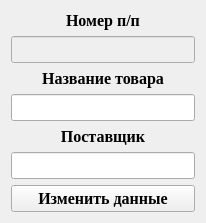
<?xml version="1.0" encoding="UTF-8"?>
<ui version="4.0">
 <class>cmchangedata</class>
 <widget class="QWidget" name="cmchangedata">
  <property name="geometry">
   <rect>
    <x>0</x>
    <y>0</y>
    <width>206</width>
    <height>213</height>
   </rect>
  </property>
  <property name="windowTitle">
   <string>Form</string>
  </property>
  <layout class="QGridLayout" name="gridLayout">
   <item row="2" column="0">
    <widget class="QLabel" name="label">
     <property name="font">
      <font>
       <family>Times New Roman</family>
       <pointsize>12</pointsize>
       <weight>75</weight>
       <bold>true</bold>
      </font>
     </property>
     <property name="text">
      <string>Название товара</string>
     </property>
     <property name="alignment">
      <set>Qt::AlignCenter</set>
     </property>
    </widget>
   </item>
   <item row="4" column="0">
    <widget class="QLabel" name="label_2">
     <property name="font">
      <font>
       <family>Times New Roman</family>
       <pointsize>12</pointsize>
       <weight>75</weight>
       <bold>true</bold>
      </font>
     </property>
     <property name="text">
      <string>Поставщик</string>
     </property>
     <property name="alignment">
      <set>Qt::AlignCenter</set>
     </property>
    </widget>
   </item>
   <item row="3" column="0">
    <widget class="QLineEdit" name="lineEdit_productName">
     <property name="font">
      <font>
       <family>Times New Roman</family>
       <pointsize>12</pointsize>
       <weight>75</weight>
       <bold>true</bold>
      </font>
     </property>
     <property name="alignment">
      <set>Qt::AlignCenter</set>
     </property>
    </widget>
   </item>
   <item row="5" column="0">
    <widget class="QLineEdit" name="lineEdit_supplier">
     <property name="font">
      <font>
       <family>Times New Roman</family>
       <pointsize>12</pointsize>
       <weight>75</weight>
       <bold>true</bold>
      </font>
     </property>
     <property name="alignment">
      <set>Qt::AlignCenter</set>
     </property>
    </widget>
   </item>
   <item row="6" column="0">
    <widget class="QPushButton" name="pushButton_addDataInTable">
     <property name="font">
      <font>
       <family>Times New Roman</family>
       <pointsize>12</pointsize>
       <weight>75</weight>
       <bold>true</bold>
      </font>
     </property>
     <property name="text">
      <string>Изменить данные</string>
     </property>
    </widget>
   </item>
   <item row="0" column="0">
    <widget class="QLabel" name="label_3">
     <property name="font">
      <font>
       <family>Times New Roman</family>
       <pointsize>12</pointsize>
       <weight>75</weight>
       <bold>true</bold>
      </font>
     </property>
     <property name="text">
      <string>Номер п/п</string>
     </property>
     <property name="alignment">
      <set>Qt::AlignCenter</set>
     </property>
    </widget>
   </item>
   <item row="1" column="0">
    <widget class="QLineEdit" name="lineEdit_posNumber">
     <property name="enabled">
      <bool>false</bool>
     </property>
     <property name="font">
      <font>
       <family>Times New Roman</family>
       <pointsize>12</pointsize>
       <weight>75</weight>
       <bold>true</bold>
      </font>
     </property>
    </widget>
   </item>
  </layout>
 </widget>
 <resources/>
 <connections/>
</ui>
